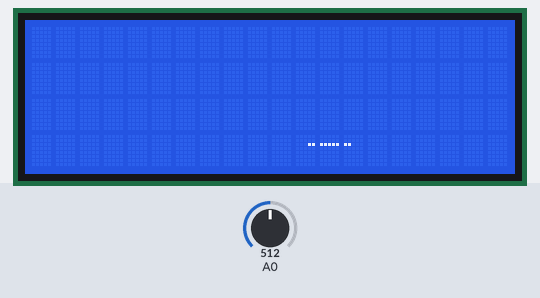
The sketch below on a simulated Arduino Uno, built with avr-gcc and run on an emulated ATmega328P. Shown: 20×4 character LCD. The inputs (shaded band) are chosen by the test bench; at power-on: A0 = 512. Random numbers use the default seed unless the sketch sets one; what the sketch prints to the serial monitor is not drawn.

Above: at 1.3 s.
1.4 s: A0 set to 737
7.0 s: A0 set to 761
At 8.3 s:
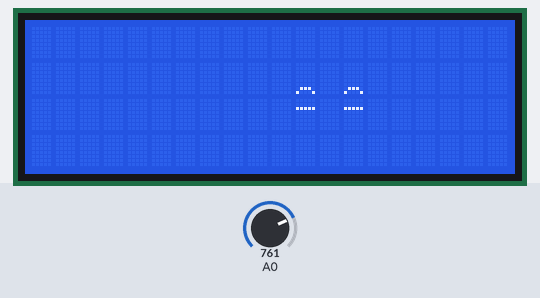
13.5 s: A0 set to 783
16.6 s: A0 set to 816
21.1 s: A0 set to 860
At 22.4 s:
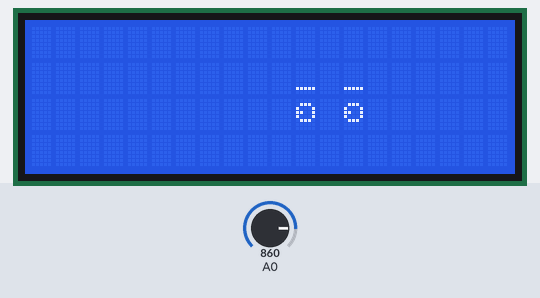
27.1 s: A0 set to 960
At 28.4 s:
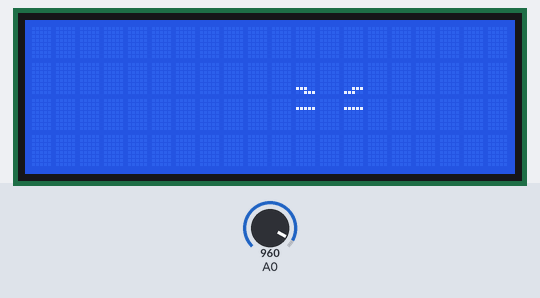

Measured:
- the behaviour switches between 750 and 751 on A0 (found by bisection; images 0 and 1)
- what the display in image 1 shows lasts 1.0 s, from 7.5 s to 8.5 s

The sketch:

Cat_smiling.ino
```cpp
#include <Wire.h>
#include <LiquidCrystal_I2C.h>

// Set the LCD address to 0x27 for a 16 chars and 2 line display
LiquidCrystal_I2C lcd(0x27, 20, 4);

const int time_s = 100;
const int time_m = 1000;
const int time_b = 5000;

const byte eye_middle[8]={B00000,
                          B01110,
                          B10001,
                          B10101,
                          B10001,
                          B01110,
                          B00000,
                          B00000
};

const byte eye_right[8]={B00000,
                         B01110,
                         B10001,
                         B10011,
                         B10001,
                         B01110,
                         B00000,
                         B00000
};

const byte eye_left[8]={B00000,
                        B01110,
                        B10001,
                        B11001,
                        B10001,
                        B01110,
                        B00000,
                        B00000
};

const byte brow_c[8]={B00000,
                      B00000,
                      B00000,
                      B00000,
                      B00000,
                      B00000,
                      B01110,
                      B10001
};

const byte brow_line[8]={B00000,
                         B00000,
                         B00000,
                         B00000,
                         B00000,
                         B00000,
                         B11111,
                         B00000
};

 const byte brow_rising[8]={B00000,
                            B00000,
                            B00000,
                            B00000,
                            B00000,
                            B00000,
                            B00111,
                            B11100
};

const byte brow_falling[8]={B00000,
                            B00000,
                            B00000,
                            B00000,
                            B00000,
                            B00000,
                            B11100,
                            B00111
};

const byte mouth_f[8]={B00000,
                       B00000,
                       B00011,
                       B00000,
                       B00000,
                       B00000,
                       B00000,
                       B00000
};

const byte mouth_s[8]={B00000,
                       B00000,
                       B11111,
                       B00000,
                       B00000,
                       B00000,
                       B00000,
                       B00000
};

const byte mouth_t[8]={B00000,
                       B00000,
                       B11000,
                       B00000,
                       B00000,
                       B00000,
                       B00000,
                       B00000
};

void serious() {
  lcd.setCursor(11, 1);
  lcd.write(byte(7));
  lcd.setCursor(13, 1);
  lcd.write(byte(6));
  lcd.setCursor(11, 2);
  lcd.write(byte(1));
  lcd.setCursor(13, 2);
  lcd.write(byte(1));

  delay(time_m);
  lcd.clear();
}

void unserious() {
  lcd.setCursor(11, 1);
  lcd.write(byte(6));
  lcd.setCursor(13, 1);
  lcd.write(byte(7));
  lcd.setCursor(11, 2);
  lcd.write(byte(1));
  lcd.setCursor(13, 2);
  lcd.write(byte(1));

  delay(time_m);
  lcd.clear();
}

void middle() {
  lcd.setCursor(11, 1);
  lcd.write(byte(5));
  lcd.setCursor(13, 1);
  lcd.write(byte(5));
  lcd.setCursor(11, 2);
  lcd.write(byte(1));
  lcd.setCursor(13, 2);
  lcd.write(byte(1));

  delay(time_m);
  lcd.clear();
}

void c() {
  lcd.setCursor(11, 1);
  lcd.write(byte(4));
  lcd.setCursor(13, 1);
  lcd.write(byte(4));
  lcd.setCursor(11, 2);
  lcd.write(byte(1));
  lcd.setCursor(13, 2);
  lcd.write(byte(1));

  delay(time_m);
  lcd.clear();
}

void line() {
  lcd.setCursor(11, 1);
  lcd.write(byte(5));
  lcd.setCursor(13, 1);
  lcd.write(byte(5));
  lcd.setCursor(11, 2);
  lcd.write(byte(1));
  lcd.setCursor(13, 2);
  lcd.write(byte(1));

  delay(time_m);
  lcd.clear();
}

void right() {
  lcd.setCursor(11, 1);
  lcd.write(byte(5));
  lcd.setCursor(13, 1);
  lcd.write(byte(5));
  lcd.setCursor(11, 2);
  lcd.write(byte(2));
  lcd.setCursor(13, 2);
  lcd.write(byte(2));

  delay(time_m);
  lcd.clear();
}

void left() {
  lcd.setCursor(11, 1);
  lcd.write(byte(5));
  lcd.setCursor(13, 1);
  lcd.write(byte(5));
  lcd.setCursor(11, 2);
  lcd.write(byte(3));
  lcd.setCursor(13, 2);
  lcd.write(byte(3));

  delay(time_m);
  lcd.clear();
}

void mouth() {
  lcd.setCursor(11, 3);
  lcd.write(byte(8));
  lcd.setCursor(12, 3);
  lcd.write(byte(9));
  lcd.setCursor(13, 3);
  lcd.write(byte(10));


  delay(time_m);
  lcd.clear();
}

void blinking() {
  int randSeed = random(5);
  if(randSeed == 2) {
  mouth();
  lcd.setCursor(11, 1);
  lcd.write(byte(5));
  lcd.setCursor(13, 1);
  lcd.write(byte(5));
  delay(time_s);
  lcd.clear();
  mouth();
  lcd.setCursor(11, 1);
  lcd.write(byte(5));
  lcd.setCursor(13, 1);
  lcd.write(byte(5));
  delay(time_s);
  lcd.clear();
  mouth();
  lcd.setCursor(11, 1);
  lcd.write(byte(5));
  lcd.setCursor(13, 1);
  lcd.write(byte(5));
  delay(time_s);
  lcd.clear();
  } else {
  middle();
  mouth();
  }
}

void setup() {
  Serial.begin(9600);
  // initialize the LCD
  lcd.begin();
  // Turn on the blacklight and print a message.
  lcd.backlight();
  lcd.createChar(1,eye_middle);
  lcd.createChar(2,eye_right);
  lcd.createChar(3,eye_left);
  lcd.createChar(4,brow_c);
  lcd.createChar(5,brow_line);
  lcd.createChar(6,brow_rising);
  lcd.createChar(7,brow_falling);
  lcd.createChar(8,mouth_f);
  lcd.createChar(9,mouth_s);
  lcd.createChar(10,mouth_t);
}

void loop() {
  int sensorValue = analogRead(A0);
  Serial.println(sensorValue);
  if(sensorValue > 950) {
     serious();
     mouth();
  } else if (sensorValue > 900) {
    right();
    mouth();
  } else if (sensorValue > 850) {
    left();
    mouth();
  } else if (sensorValue > 800) {
    line();
    mouth();
  } else if (sensorValue > 750) {
    c();
    mouth();
  } else if (sensorValue > 700) {
    middle();
    mouth();
  } else if (sensorValue > 750) {
    unserious();
    mouth();
  } else {
    blinking() ;
  }
}
```
